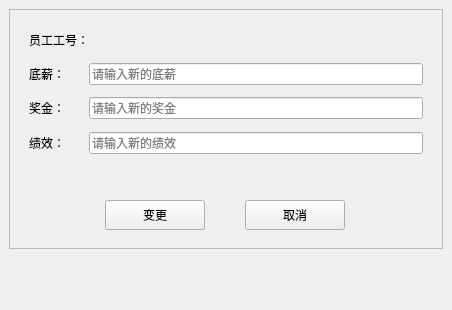
<?xml version="1.0" encoding="UTF-8"?>
<ui version="4.0">
 <class>Change_Sala</class>
 <widget class="QWidget" name="Change_Sala">
  <property name="geometry">
   <rect>
    <x>0</x>
    <y>0</y>
    <width>452</width>
    <height>310</height>
   </rect>
  </property>
  <property name="windowTitle">
   <string>Form</string>
  </property>
  <layout class="QVBoxLayout" name="verticalLayout_2">
   <property name="spacing">
    <number>0</number>
   </property>
   <property name="leftMargin">
    <number>0</number>
   </property>
   <property name="topMargin">
    <number>0</number>
   </property>
   <property name="rightMargin">
    <number>0</number>
   </property>
   <property name="bottomMargin">
    <number>0</number>
   </property>
   <item>
    <widget class="QWidget" name="widget_2" native="true">
     <layout class="QHBoxLayout" name="horizontalLayout">
      <item>
       <widget class="QFrame" name="frame">
        <property name="frameShape">
         <enum>QFrame::StyledPanel</enum>
        </property>
        <property name="frameShadow">
         <enum>QFrame::Raised</enum>
        </property>
        <layout class="QGridLayout" name="gridLayout">
         <property name="leftMargin">
          <number>10</number>
         </property>
         <property name="topMargin">
          <number>10</number>
         </property>
         <property name="rightMargin">
          <number>10</number>
         </property>
         <property name="bottomMargin">
          <number>10</number>
         </property>
         <property name="horizontalSpacing">
          <number>10</number>
         </property>
         <property name="verticalSpacing">
          <number>5</number>
         </property>
         <item row="0" column="0" colspan="5">
          <widget class="QWidget" name="widget" native="true">
           <layout class="QVBoxLayout" name="verticalLayout">
            <item>
             <layout class="QHBoxLayout" name="horizontalLayout_4">
              <property name="spacing">
               <number>0</number>
              </property>
              <item>
               <widget class="QLabel" name="numLab">
                <property name="sizePolicy">
                 <sizepolicy hsizetype="Fixed" vsizetype="Fixed">
                  <horstretch>0</horstretch>
                  <verstretch>0</verstretch>
                 </sizepolicy>
                </property>
                <property name="minimumSize">
                 <size>
                  <width>60</width>
                  <height>21</height>
                 </size>
                </property>
                <property name="text">
                 <string>员工工号：</string>
                </property>
               </widget>
              </item>
              <item>
               <spacer name="horizontalSpacer_3">
                <property name="orientation">
                 <enum>Qt::Horizontal</enum>
                </property>
                <property name="sizeHint" stdset="0">
                 <size>
                  <width>40</width>
                  <height>20</height>
                 </size>
                </property>
               </spacer>
              </item>
             </layout>
            </item>
            <item>
             <spacer name="verticalSpacer">
              <property name="orientation">
               <enum>Qt::Vertical</enum>
              </property>
              <property name="sizeType">
               <enum>QSizePolicy::Expanding</enum>
              </property>
              <property name="sizeHint" stdset="0">
               <size>
                <width>20</width>
                <height>8</height>
               </size>
              </property>
             </spacer>
            </item>
            <item>
             <layout class="QHBoxLayout" name="horizontalLayout_5">
              <property name="spacing">
               <number>0</number>
              </property>
              <item>
               <widget class="QLabel" name="nameLab">
                <property name="sizePolicy">
                 <sizepolicy hsizetype="Fixed" vsizetype="Fixed">
                  <horstretch>0</horstretch>
                  <verstretch>0</verstretch>
                 </sizepolicy>
                </property>
                <property name="minimumSize">
                 <size>
                  <width>60</width>
                  <height>21</height>
                 </size>
                </property>
                <property name="text">
                 <string>底薪：</string>
                </property>
               </widget>
              </item>
              <item>
               <widget class="QLineEdit" name="nameEdit">
                <property name="minimumSize">
                 <size>
                  <width>141</width>
                  <height>21</height>
                 </size>
                </property>
                <property name="placeholderText">
                 <string>请输入新的底薪</string>
                </property>
               </widget>
              </item>
             </layout>
            </item>
            <item>
             <spacer name="verticalSpacer_2">
              <property name="orientation">
               <enum>Qt::Vertical</enum>
              </property>
              <property name="sizeType">
               <enum>QSizePolicy::Expanding</enum>
              </property>
              <property name="sizeHint" stdset="0">
               <size>
                <width>20</width>
                <height>7</height>
               </size>
              </property>
             </spacer>
            </item>
            <item>
             <layout class="QHBoxLayout" name="horizontalLayout_6">
              <property name="spacing">
               <number>0</number>
              </property>
              <item>
               <widget class="QLabel" name="buildLab">
                <property name="sizePolicy">
                 <sizepolicy hsizetype="Fixed" vsizetype="Fixed">
                  <horstretch>0</horstretch>
                  <verstretch>0</verstretch>
                 </sizepolicy>
                </property>
                <property name="minimumSize">
                 <size>
                  <width>60</width>
                  <height>21</height>
                 </size>
                </property>
                <property name="text">
                 <string>奖金：</string>
                </property>
               </widget>
              </item>
              <item>
               <widget class="QLineEdit" name="buildEdit">
                <property name="minimumSize">
                 <size>
                  <width>141</width>
                  <height>21</height>
                 </size>
                </property>
                <property name="placeholderText">
                 <string>请输入新的奖金</string>
                </property>
               </widget>
              </item>
             </layout>
            </item>
            <item>
             <spacer name="verticalSpacer_3">
              <property name="orientation">
               <enum>Qt::Vertical</enum>
              </property>
              <property name="sizeType">
               <enum>QSizePolicy::Expanding</enum>
              </property>
              <property name="sizeHint" stdset="0">
               <size>
                <width>20</width>
                <height>8</height>
               </size>
              </property>
             </spacer>
            </item>
            <item>
             <layout class="QHBoxLayout" name="horizontalLayout_7">
              <property name="spacing">
               <number>0</number>
              </property>
              <item>
               <widget class="QLabel" name="floorLab">
                <property name="sizePolicy">
                 <sizepolicy hsizetype="Fixed" vsizetype="Fixed">
                  <horstretch>0</horstretch>
                  <verstretch>0</verstretch>
                 </sizepolicy>
                </property>
                <property name="minimumSize">
                 <size>
                  <width>60</width>
                  <height>21</height>
                 </size>
                </property>
                <property name="text">
                 <string>绩效：</string>
                </property>
               </widget>
              </item>
              <item>
               <widget class="QLineEdit" name="floorEdit">
                <property name="minimumSize">
                 <size>
                  <width>141</width>
                  <height>21</height>
                 </size>
                </property>
                <property name="placeholderText">
                 <string>请输入新的绩效</string>
                </property>
               </widget>
              </item>
             </layout>
            </item>
           </layout>
          </widget>
         </item>
         <item row="1" column="2">
          <spacer name="verticalSpacer_6">
           <property name="orientation">
            <enum>Qt::Vertical</enum>
           </property>
           <property name="sizeType">
            <enum>QSizePolicy::Expanding</enum>
           </property>
           <property name="sizeHint" stdset="0">
            <size>
             <width>20</width>
             <height>0</height>
            </size>
           </property>
          </spacer>
         </item>
         <item row="2" column="0" colspan="5">
          <widget class="QLabel" name="errorText">
           <property name="text">
            <string/>
           </property>
          </widget>
         </item>
         <item row="3" column="2">
          <spacer name="verticalSpacer_4">
           <property name="orientation">
            <enum>Qt::Vertical</enum>
           </property>
           <property name="sizeType">
            <enum>QSizePolicy::Minimum</enum>
           </property>
           <property name="sizeHint" stdset="0">
            <size>
             <width>20</width>
             <height>13</height>
            </size>
           </property>
          </spacer>
         </item>
         <item row="4" column="0">
          <spacer name="horizontalSpacer">
           <property name="orientation">
            <enum>Qt::Horizontal</enum>
           </property>
           <property name="sizeHint" stdset="0">
            <size>
             <width>89</width>
             <height>20</height>
            </size>
           </property>
          </spacer>
         </item>
         <item row="4" column="1">
          <widget class="QPushButton" name="addButton">
           <property name="sizePolicy">
            <sizepolicy hsizetype="Preferred" vsizetype="Fixed">
             <horstretch>0</horstretch>
             <verstretch>0</verstretch>
            </sizepolicy>
           </property>
           <property name="minimumSize">
            <size>
             <width>100</width>
             <height>30</height>
            </size>
           </property>
           <property name="text">
            <string>变更</string>
           </property>
          </widget>
         </item>
         <item row="4" column="2">
          <spacer name="horizontalSpacer_4">
           <property name="orientation">
            <enum>Qt::Horizontal</enum>
           </property>
           <property name="sizeHint" stdset="0">
            <size>
             <width>17</width>
             <height>20</height>
            </size>
           </property>
          </spacer>
         </item>
         <item row="4" column="3">
          <widget class="QPushButton" name="addButton_2">
           <property name="sizePolicy">
            <sizepolicy hsizetype="Preferred" vsizetype="Fixed">
             <horstretch>0</horstretch>
             <verstretch>0</verstretch>
            </sizepolicy>
           </property>
           <property name="minimumSize">
            <size>
             <width>100</width>
             <height>30</height>
            </size>
           </property>
           <property name="text">
            <string>取消</string>
           </property>
          </widget>
         </item>
         <item row="4" column="4">
          <spacer name="horizontalSpacer_2">
           <property name="orientation">
            <enum>Qt::Horizontal</enum>
           </property>
           <property name="sizeHint" stdset="0">
            <size>
             <width>90</width>
             <height>20</height>
            </size>
           </property>
          </spacer>
         </item>
         <item row="5" column="1" colspan="3">
          <spacer name="verticalSpacer_5">
           <property name="orientation">
            <enum>Qt::Vertical</enum>
           </property>
           <property name="sizeHint" stdset="0">
            <size>
             <width>17</width>
             <height>10</height>
            </size>
           </property>
          </spacer>
         </item>
        </layout>
       </widget>
      </item>
     </layout>
    </widget>
   </item>
   <item>
    <spacer name="verticalSpacer_7">
     <property name="orientation">
      <enum>Qt::Vertical</enum>
     </property>
     <property name="sizeHint" stdset="0">
      <size>
       <width>118</width>
       <height>56</height>
      </size>
     </property>
    </spacer>
   </item>
  </layout>
 </widget>
 <resources/>
 <connections/>
</ui>
